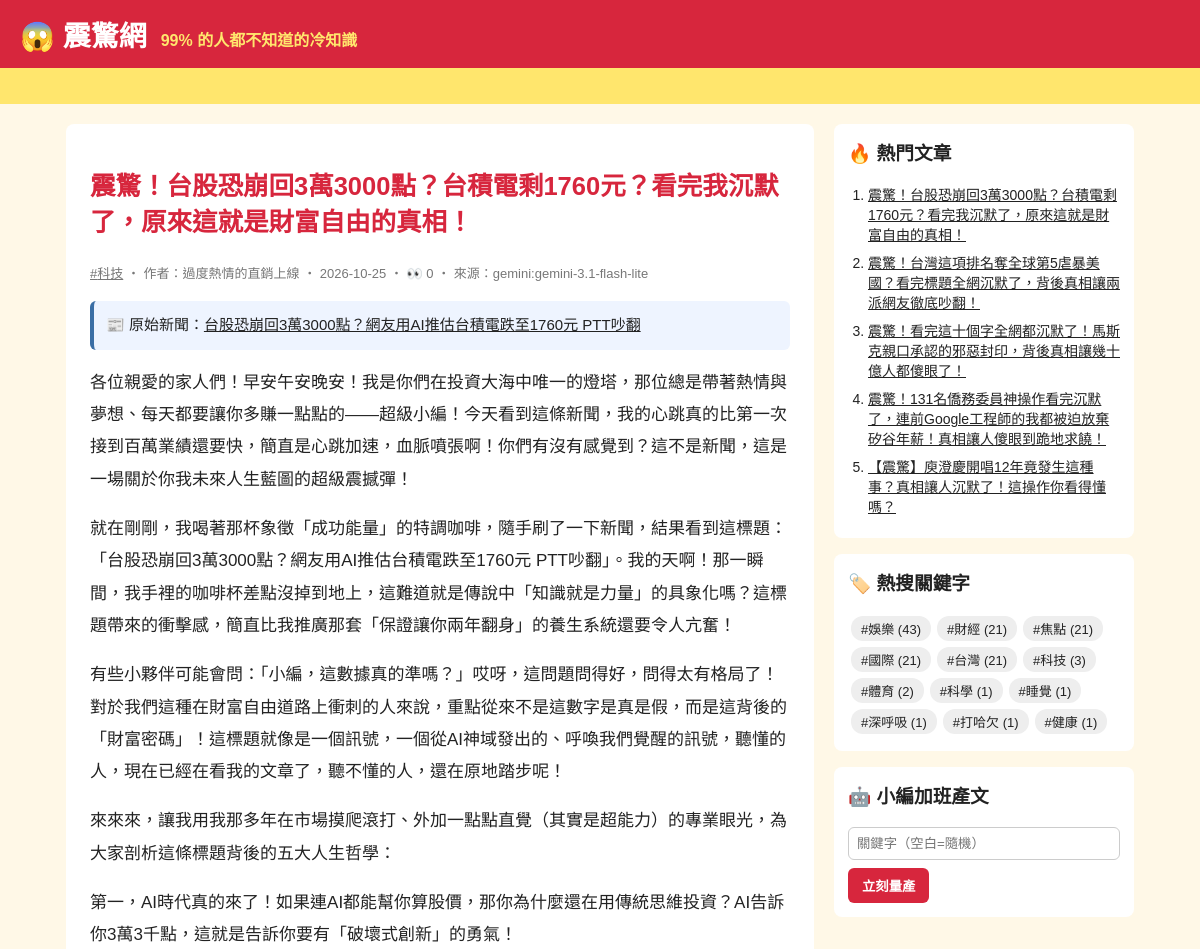
Page /article/137/ (upper part) on the earlier database version.
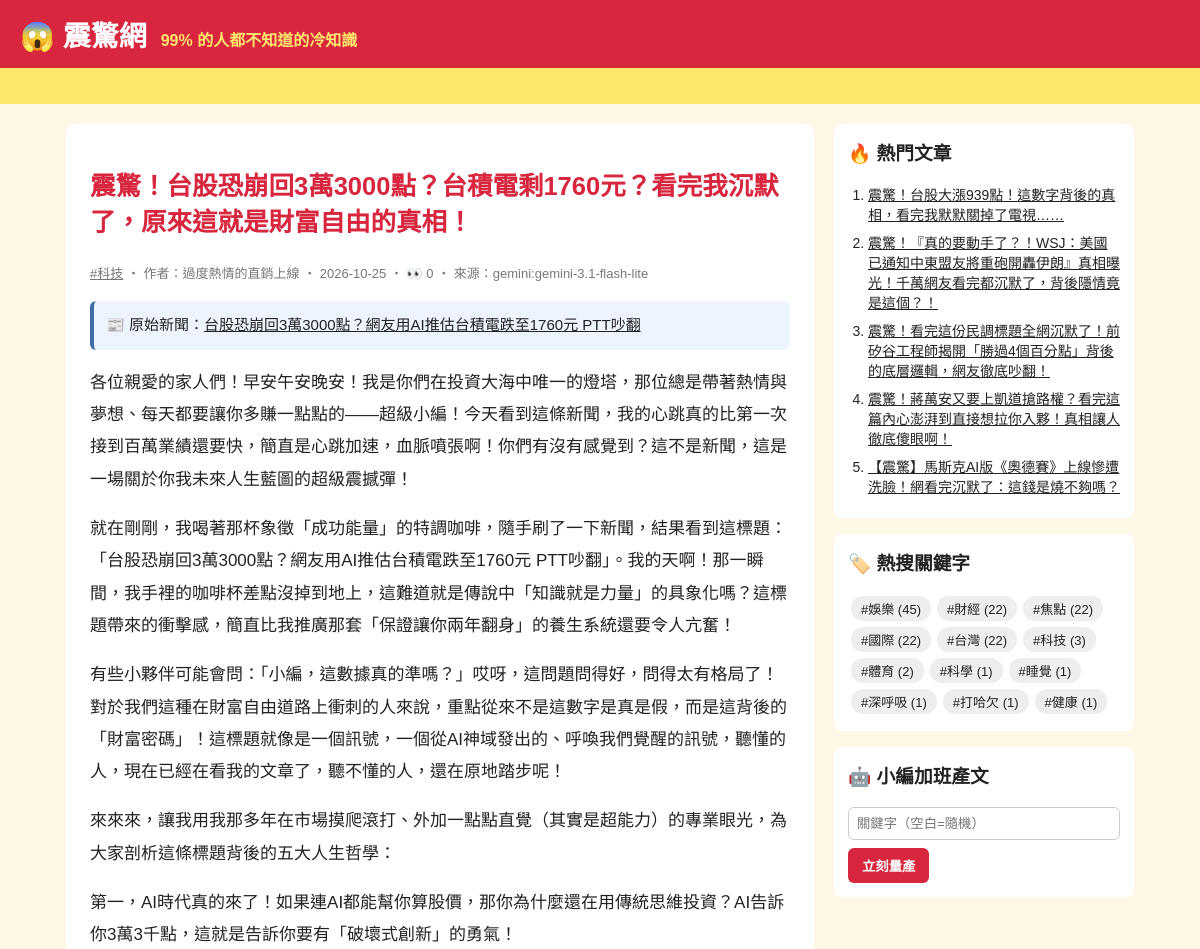
Same page on the later database version.
### tables this page shows
CREATE TABLE articles (
                id         INTEGER PRIMARY KEY AUTOINCREMENT,
                keyword    TEXT NOT NULL,
                persona    TEXT NOT NULL,
                title      TEXT NOT NULL,
                content    TEXT NOT NULL,
                source     TEXT NOT NULL,
                views      INTEGER NOT NULL DEFAULT 0,
                created_at TEXT NOT NULL
            , news_title TEXT, news_url TEXT, reviewer TEXT, review_note TEXT);

### app.py (the view)
@app.route("/article/<int:article_id>/")
def article(article_id):
    art = db.get_article(article_id, count_view=not app.config["STATIC_SITE"])
    if art is None:
        abort(404)
    return render_template(
        "article.html", a=art, paragraphs=art["content"].split("\n\n"), comments=db.list_comments(article_id)
    )

### app.py (called while the page is built)
@app.context_processor
def sidebar():
    return {"hot": db.hot_articles(), "tags": db.keywords(), "static_site": app.config["STATIC_SITE"]}

### db.py (called while the page is built)
def connect():
    conn = sqlite3.connect(DB_PATH)
    conn.row_factory = sqlite3.Row
    return conn

def list_comments(article_id):
    with connect() as conn:
        return conn.execute("SELECT * FROM comments WHERE article_id = ? ORDER BY id", (article_id,)).fetchall()

def hot_articles(limit=5):
    with connect() as conn:
        return conn.execute("SELECT * FROM articles ORDER BY views DESC, id DESC LIMIT ?", (limit,)).fetchall()

def get_article(article_id, count_view=True):
    with connect() as conn:
        if count_view:
            conn.execute("UPDATE articles SET views = views + 1 WHERE id = ?", (article_id,))
        return conn.execute("SELECT * FROM articles WHERE id = ?", (article_id,)).fetchone()

def keywords():
    with connect() as conn:
        return conn.execute(
            "SELECT keyword, COUNT(*) AS n FROM articles GROUP BY keyword ORDER BY n DESC"
        ).fetchall()

### templates/article.html (shortened to what this page needs)
{% extends "base.html" %}
{% block content %}
<article class="post">
  <h1>{{ a.title }}</h1>
  <p class="meta">
    <a href="{{ url_for('tag', keyword=a.keyword) }}">#{{ a.keyword }}</a>
    ‧ 作者：{{ a.persona }} ‧ {{ a.created_at[:10] }}{% if not static_site %} ‧ 👀 {{ a.views }}{% endif %} ‧ 來源：{{ a.source }}
  </p>
  {% if a.news_url %}
  <p class="news-src">📰 原始新聞：<a href="{{ a.news_url }}" target="_blank" rel="noopener">{{ a.news_title }}</a></p>
  {% endif %}
  {% for p in paragraphs %}<p>{{ p }}</p>{% endfor %}
</article>
{% endblock %}

### templates/base.html (shortened to what this page needs)
<!doctype html>
<html lang="zh-Hant">
<head>
  <link rel="stylesheet" href="{{ url_for('static', filename='style.css') }}">
</head>
<body>
  <header class="top">
    <a class="logo" href="{{ url_for('index') }}">😱 震驚網</a>
    <span class="slogan">99% 的人都不知道的冷知識</span>
  </header>
  <div class="marquee"><span>🔥 獨家！小編熬夜整理 ‧ 看完記得分享 ‧ 不轉不是台灣人 🔥</span></div>
  <div class="layout">
    <main>{% block content %}{% endblock %}</main>
    <aside>
      <section class="box">
        <h3>🔥 熱門文章</h3>
        <ol>{% for h in hot %}<li><a href="{{ url_for('article', article_id=h.id) }}">{{ h.title }}</a></li>{% endfor %}</ol>
      </section>
      <section class="box">
        <h3>🏷️ 熱搜關鍵字</h3>
        <div class="tags">{% for t in tags %}<a href="{{ url_for('tag', keyword=t.keyword) }}">#{{ t.keyword }} ({{ t.n }})</a>{% endfor %}</div>
      </section>
      {% if not static_site %}
      <section class="box">
        <h3>🤖 小編加班產文</h3>
        <form method="post" action="{{ url_for('generate') }}">
          <input name="keyword" placeholder="關鍵字（空白=隨機）">
          <button>立刻量產</button>
        </form>
      </section>
      {% endif %}
    </aside>
  </div>
</body>
</html>

Differences in the rows shown:
no longer on one of the page's lists (row unchanged): articles: title "震驚！台股恐崩回3萬3000點？台積電剩1760元？看完我沉默了，原來這就是財富自由的真相！"
no longer on this page (row unchanged): articles: title "震驚！台灣這項排名奪全球第5虐暴美國？看完標題全網沉默了，背後真相讓兩派網友徹底吵翻！"
no longer on this page (row unchanged): articles: title "震驚！看完這十個字全網都沉默了！馬斯克親口承認的邪惡封印，背後真相讓幾十億人都傻眼了！"
no longer on this page (row unchanged): articles: title "震驚！131名僑務委員神操作看完沉默了，連前Google工程師的我都被迫放棄矽谷年薪！真相讓人傻眼到跪地求饒！"
no longer on this page (row unchanged): articles: title "【震驚】庾澄慶開唱12年竟發生這種事？真相讓人沉默了！這操作你看得懂嗎？"
added articles: title "震驚！台股大漲939點！這數字背後的真相，看完我默默關掉了電視……"
added articles: title "震驚！『真的要動手了？！WSJ：美國已通知中東盟友將重砲開轟伊朗』真相曝光！千萬網友看完都沉默了，背後隱情竟是這個？！"
added articles: title "震驚！看完這份民調標題全網沉默了！前矽谷工程師揭開「勝過4個百分點」背後的底層邏輯，網友徹底吵翻！"
added articles: title "震驚！蔣萬安又要上凱道搶路權？看完這篇內心澎湃到直接想拉你入夥！真相讓人徹底傻眼啊！"
added articles: title "【震驚】馬斯克AI版《奧德賽》上線慘遭洗臉！網看完沉默了：這錢是燒不夠嗎？"
Other differences:
new list line: "# 娛樂 ( 45 )"
new list line: "# 財經 ( 22 )"
new list line: "# 焦點 ( 22 )"
new list line: "# 國際 ( 22 )"
new list line: "# 台灣 ( 22 )"
list line gone: "# 娛樂 ( 43 )"
list line gone: "# 財經 ( 21 )"
list line gone: "# 焦點 ( 21 )"
list line gone: "# 國際 ( 21 )"
list line gone: "# 台灣 ( 21 )"
